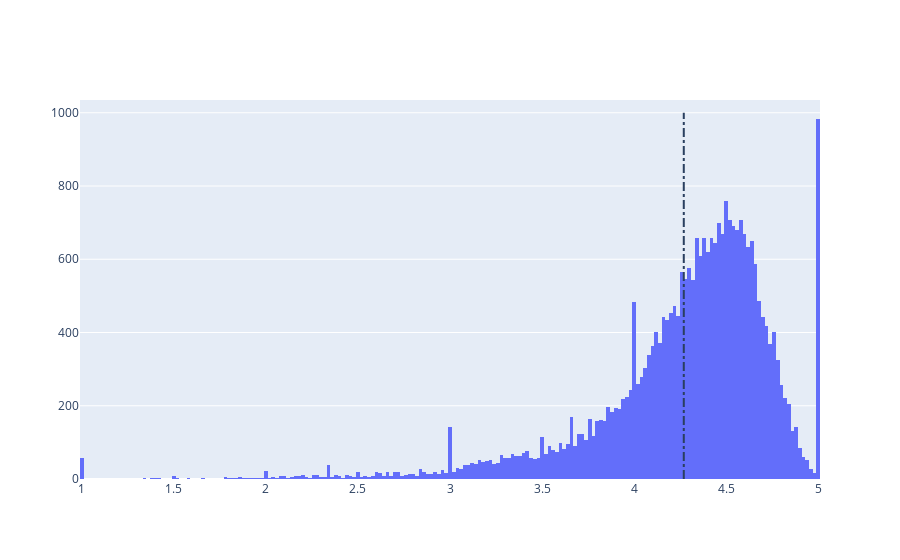

This figure's notebook cell:
### Markdown cell above
## App Rating Distribution
finding the distribution of apps with histogram

### Code cell
# Average rating of apps
avg_app_rating = apps['Rating'].mean()
print('Average app rating = ', avg_app_rating)

# Distribution of apps according to their ratings
data = [go.Histogram(
        x = apps['Rating']
)]

# Vertical dashed line to indicate the average app rating
layout = {'shapes': [{
              'type' :'line',
              'x0': avg_app_rating,
              'y0': 0,
              'x1': avg_app_rating,
              'y1': 1000,
              'line': { 'dash': 'dashdot'}
          }]
          }

plotly.offline.iplot({'data': data, 'layout': layout})

### Figure 1 — Plotly figure (JSON) as saved in the notebook; plotly's stock layout.template omitted (floating-point values rounded to 4 significant figures; data arrays with more than 128 entries replaced by an {"elided": "..."} marker saying what was removed)
{"data": [{"x": {"elided": "28791 float values"}, "type": "histogram"}], "layout": {"shapes": [{"y1": 1000, "y0": 0, "line": {"dash": "dashdot"}, "x1": 4.27, "type": "line", "x0": 4.27}]}}
